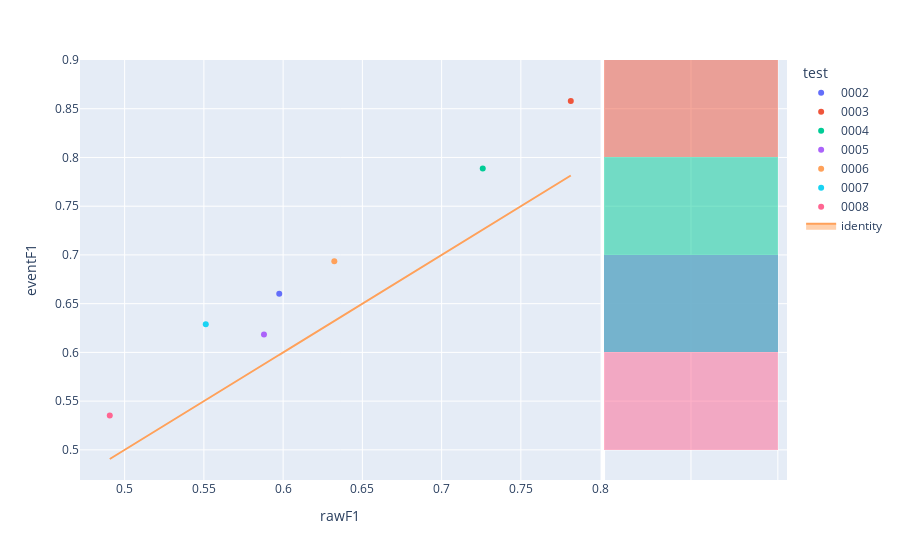

Notebook code cell kept with this figure:
### Code cell
fig=px.scatter(experimentModels,x='rawF1',y='eventF1',color='test',hover_name='modelId', marginal_y="histogram")
fig.add_trace(
    go.Scatter(x=experimentModels['rawF1'], y=experimentModels['rawF1'], name="identity", mode='lines',fill="toself")
)
fig.show()

### Figure 1 — Plotly figure (JSON) as saved in the notebook; plotly's stock layout.template omitted (floating-point values rounded to 4 significant figures)
{"data": [{"hovertemplate": "<b>%{hovertext}</b><br><br>test=0002<br>rawF1=%{x}<br>eventF1=%{y}<extra></extra>", "hovertext": ["9e8c92c9-d012-4e46-a60f-74540df5103d"], "legendgroup": "0002", "marker": {"color": "#636efa", "symbol": "circle"}, "mode": "markers", "name": "0002", "orientation": "v", "showlegend": true, "type": "scatter", "x": [0.5975], "xaxis": "x", "y": [0.6603], "yaxis": "y"}, {"alignmentgroup": "True", "bingroup": "y", "hovertemplate": "test=0002<br>eventF1=%{y}<br>count=%{x}<extra></extra>", "legendgroup": "0002", "marker": {"color": "#636efa"}, "name": "0002", "offsetgroup": "0002", "opacity": 0.5, "showlegend": false, "type": "histogram", "xaxis": "x2", "y": [0.6603], "yaxis": "y2"}, {"hovertemplate": "<b>%{hovertext}</b><br><br>test=0003<br>rawF1=%{x}<br>eventF1=%{y}<extra></extra>", "hovertext": ["16258fa7-20b7-495e-a32f-75aec610ef66"], "legendgroup": "0003", "marker": {"color": "#EF553B", "symbol": "circle"}, "mode": "markers", "name": "0003", "orientation": "v", "showlegend": true, "type": "scatter", "x": [0.7815], "xaxis": "x", "y": [0.8578], "yaxis": "y"}, {"alignmentgroup": "True", "bingroup": "y", "hovertemplate": "test=0003<br>eventF1=%{y}<br>count=%{x}<extra></extra>", "legendgroup": "0003", "marker": {"color": "#EF553B"}, "name": "0003", "offsetgroup": "0003", "opacity": 0.5, "showlegend": false, "type": "histogram", "xaxis": "x2", "y": [0.8578], "yaxis": "y2"}, {"hovertemplate": "<b>%{hovertext}</b><br><br>test=0004<br>rawF1=%{x}<br>eventF1=%{y}<extra></extra>", "hovertext": ["3654a0cd-77b5-4bcf-8238-54296d7c1a27"], "legendgroup": "0004", "marker": {"color": "#00cc96", "symbol": "circle"}, "mode": "markers", "name": "0004", "orientation": "v", "showlegend": true, "type": "scatter", "x": [0.726], "xaxis": "x", "y": [0.7887], "yaxis": "y"}, {"alignmentgroup": "True", "bingroup": "y", "hovertemplate": "test=0004<br>eventF1=%{y}<br>count=%{x}<extra></extra>", "legendgroup": "0004", "marker": {"color": "#00cc96"}, "name": "0004", "offsetgroup": "0004", "opacity": 0.5, "showlegend": false, "type": "histogram", "xaxis": "x2", "y": [0.7887], "yaxis": "y2"}, {"hovertemplate": "<b>%{hovertext}</b><br><br>test=0005<br>rawF1=%{x}<br>eventF1=%{y}<extra></extra>", "hovertext": ["8cec6075-9679-4f7b-b5c7-d6ff36147e79"], "legendgroup": "0005", "marker": {"color": "#ab63fa", "symbol": "circle"}, "mode": "markers", "name": "0005", "orientation": "v", "showlegend": true, "type": "scatter", "x": [0.5879], "xaxis": "x", "y": [0.6184], "yaxis": "y"}, {"alignmentgroup": "True", "bingroup": "y", "hovertemplate": "test=0005<br>eventF1=%{y}<br>count=%{x}<extra></extra>", "legendgroup": "0005", "marker": {"color": "#ab63fa"}, "name": "0005", "offsetgroup": "0005", "opacity": 0.5, "showlegend": false, "type": "histogram", "xaxis": "x2", "y": [0.6184], "yaxis": "y2"}, {"hovertemplate": "<b>%{hovertext}</b><br><br>test=0006<br>rawF1=%{x}<br>eventF1=%{y}<extra></extra>", "hovertext": ["5401bdbe-22c1-42a0-9740-d2921a271387"], "legendgroup": "0006", "marker": {"color": "#FFA15A", "symbol": "circle"}, "mode": "markers", "name": "0006", "orientation": "v", "showlegend": true, "type": "scatter", "x": [0.6323], "xaxis": "x", "y": [0.6935], "yaxis": "y"}, {"alignmentgroup": "True", "bingroup": "y", "hovertemplate": "test=0006<br>eventF1=%{y}<br>count=%{x}<extra></extra>", "legendgroup": "0006", "marker": {"color": "#FFA15A"}, "name": "0006", "offsetgroup": "0006", "opacity": 0.5, "showlegend": false, "type": "histogram", "xaxis": "x2", "y": [0.6935], "yaxis": "y2"}, {"hovertemplate": "<b>%{hovertext}</b><br><br>test=0007<br>rawF1=%{x}<br>eventF1=%{y}<extra></extra>", "hovertext": ["2d237bf5-9265-439a-827b-f1411cb4fc3a"], "legendgroup": "0007", "marker": {"color": "#19d3f3", "symbol": "circle"}, "mode": "markers", "name": "0007", "orientation": "v", "showlegend": true, "type": "scatter", "x": [0.5512], "xaxis": "x", "y": [0.6288], "yaxis": "y"}, {"alignmentgroup": "True", "bingroup": "y", "hovertemplate": "test=0007<br>eventF1=%{y}<br>count=%{x}<extra></extra>", "legendgroup": "0007", "marker": {"color": "#19d3f3"}, "name": "0007", "offsetgroup": "0007", "opacity": 0.5, "showlegend": false, "type": "histogram", "xaxis": "x2", "y": [0.6288], "yaxis": "y2"}, {"hovertemplate": "<b>%{hovertext}</b><br><br>test=0008<br>rawF1=%{x}<br>eventF1=%{y}<extra></extra>", "hovertext": ["8bf430c8-bbc9-4ee2-927e-75f7a5e76570"], "legendgroup": "0008", "marker": {"color": "#FF6692", "symbol": "circle"}, "mode": "markers", "name": "0008", "orientation": "v", "showlegend": true, "type": "scatter", "x": [0.4906], "xaxis": "x", "y": [0.5352], "yaxis": "y"}, {"alignmentgroup": "True", "bingroup": "y", "hovertemplate": "test=0008<br>eventF1=%{y}<br>count=%{x}<extra></extra>", "legendgroup": "0008", "marker": {"color": "#FF6692"}, "name": "0008", "offsetgroup": "0008", "opacity": 0.5, "showlegend": false, "type": "histogram", "xaxis": "x2", "y": [0.5352], "yaxis": "y2"}, {"fill": "toself", "mode": "lines", "name": "identity", "type": "scatter", "x": [0.5975, 0.7815, 0.726, 0.5879, 0.6323, 0.5512, 0.4906], "y": [0.5975, 0.7815, 0.726, 0.5879, 0.6323, 0.5512, 0.4906]}], "layout": {"barmode": "overlay", "legend": {"title": {"text": "test"}, "tracegroupgap": 0}, "margin": {"t": 60}, "xaxis": {"anchor": "y", "domain": [0, 0.7363], "title": {"text": "rawF1"}}, "xaxis2": {"anchor": "y2", "domain": [0.7413, 1], "matches": "x2", "showgrid": true, "showline": false, "showticklabels": false, "ticks": ""}, "yaxis": {"anchor": "x", "domain": [0, 1], "title": {"text": "eventF1"}}, "yaxis2": {"anchor": "x2", "domain": [0, 1], "matches": "y", "showgrid": true, "showticklabels": false}}}
